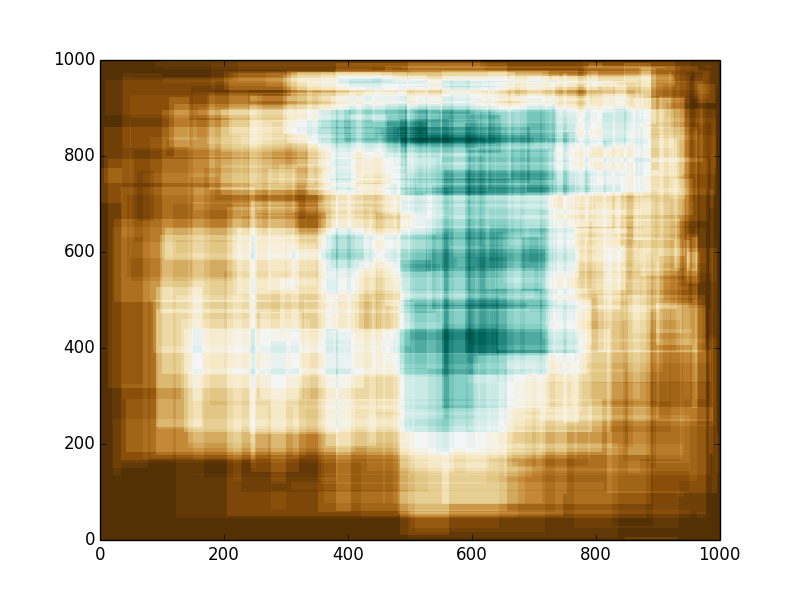

Python code for this plot:
# --- Day 6: Probably a Fire Hazard ---
#
# --- Part Two ---
#
# You just finish implementing your winning light pattern when you realize you
# mistranslated Santa's message from Ancient Nordic Elvish.
#
# The light grid you bought actually has individual brightness controls; each
# light can have a brightness of zero or more. The lights all start at zero.
#
# The phrase turn on actually means that you should increase the brightness of
# those lights by 1.
#
# The phrase turn off actually means that you should decrease the brightness of
# those lights by 1, to a minimum of zero.
#
# The phrase toggle actually means that you should increase the brightness of
# those lights by 2.
#
# What is the total brightness of all lights combined after following Santa's
# instructions?
#
# For example:
#
# turn on 0,0 through 0,0 would increase the total brightness by 1. toggle 0,0
# through 999,999 would increase the total brightness by 2000000.

import numpy as np
import re
import fileinput
import matplotlib.pyplot as plt

order = fileinput.input('input6')

# We create the matrix of lights we want to work with
# Also, we assign the kid of data to boolean (True or False)
pretty_lights = np.zeros((1000, 1000), dtype=int)

# Pretty function to analyse the order we have been given and extract the important data!
def analOrder(order):
    # We create a list with all the data that is relevant to us using Regular Expressions
    [action, x0, y0, x1, y1] = re.search('(\w+) (\d+),(\d+) through (\d+),(\d+)', order).groups()

    x0 = int(x0)
    x1 = int(x1) + 1
    y0 = int(y0)
    y1 = int(y1) + 1

    # What do we want from this function? The result! The integers inside () create a tuple on its own.
    return action, slice(x0, x1), slice(y0, y1)

for line in order:
    action, coordX, coordY = analOrder(line)
    pretty_lights[coordX, coordY] += { 'off': -1, 'on': 1, 'toggle': 2 }[action]
    pretty_lights[pretty_lights < 0] = 0
    
total = sum(sum(pretty_lights))

print 'There are {} lights ON'.format(total)
plt.pcolormesh(np.array(pretty_lights), cmap='BrBG')
plt.show()
